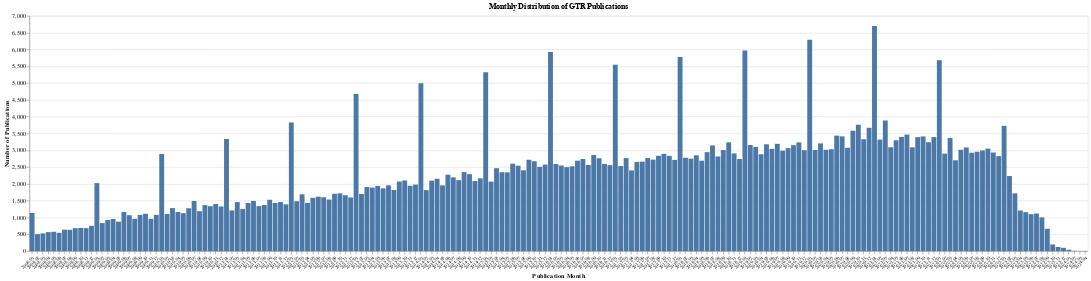

The code cell stored with this chart in its notebook:
### Markdown cell above
### Publications over time

### Code cell
# Assuming gtr_publications is already defined and loaded
pubs = gtr_publications.copy()
pubs['publication_date'] = pd.to_datetime(pubs['publication_date'])

# keep publications from 2008 onwards
pubs = pubs[pubs['publication_date'] >= '2008-01-01']

pubs['year_month'] = pubs['publication_date'].dt.strftime('%Y-%m')

# Group by 'year_month' and count the publications
monthly_counts = pubs.groupby('year_month').size().reset_index(name='counts')

# Create a histogram using the aggregated data
chart = alt.Chart(monthly_counts).mark_bar().encode(
    x=alt.X('year_month:O', title='Publication Month', axis=alt.Axis(tickCount=pubs.shape[0], grid=False, labelAngle=-45, labelFontSize=8)),
    y=alt.Y('counts:Q', title='Number of Publications')
).properties(
    title='Monthly Distribution of GTR Publications',
    width=1800,  # Adjusted for better readability
    height=400
)

chart

### Figure 1 — Vega-Lite specification as saved in the notebook (floating-point values rounded to 4 significant figures; data arrays with more than 128 entries replaced by an {"elided": "..."} marker saying what was removed)
{"config": {"view": {"continuousWidth": 300, "continuousHeight": 300}}, "data": {"name": "data-e3390bc9be16e3b56911ff28e4b65cac"}, "mark": {"type": "bar"}, "encoding": {"x": {"axis": {"grid": false, "labelAngle": -45, "labelFontSize": 8, "tickCount": 452041}, "field": "year_month", "title": "Publication Month", "type": "ordinal"}, "y": {"field": "counts", "title": "Number of Publications", "type": "quantitative"}}, "height": 400, "title": "Monthly Distribution of GTR Publications", "width": 1800, "$schema": "https://vega.github.io/schema/vega-lite/v5.16.3.json", "datasets": {"data-e3390bc9be16e3b56911ff28e4b65cac": {"elided": "196 records"}}}
